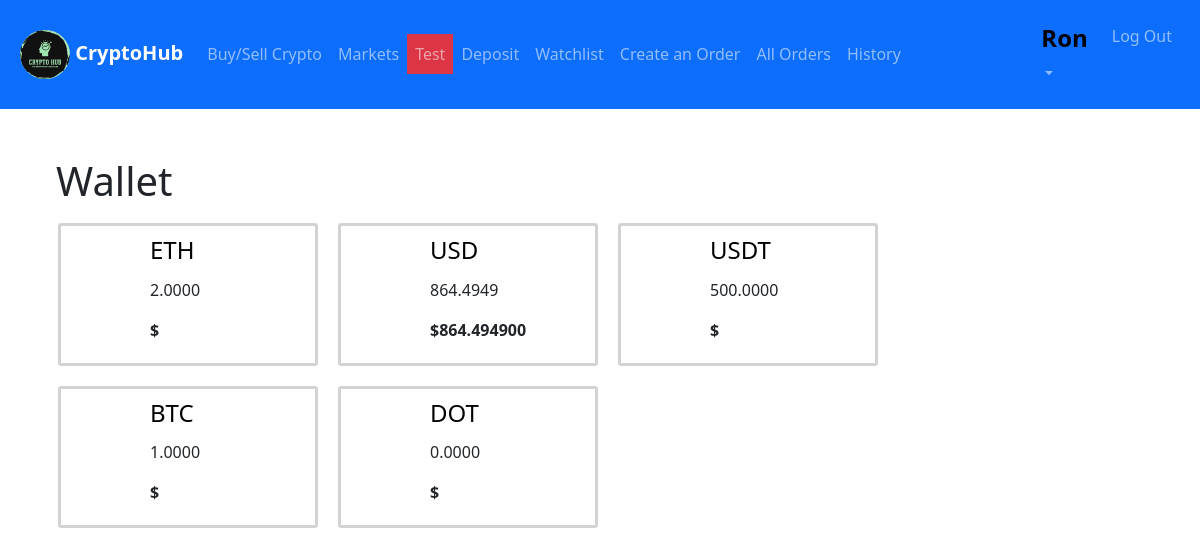
Page /wallet (signed in) on the earlier database version.
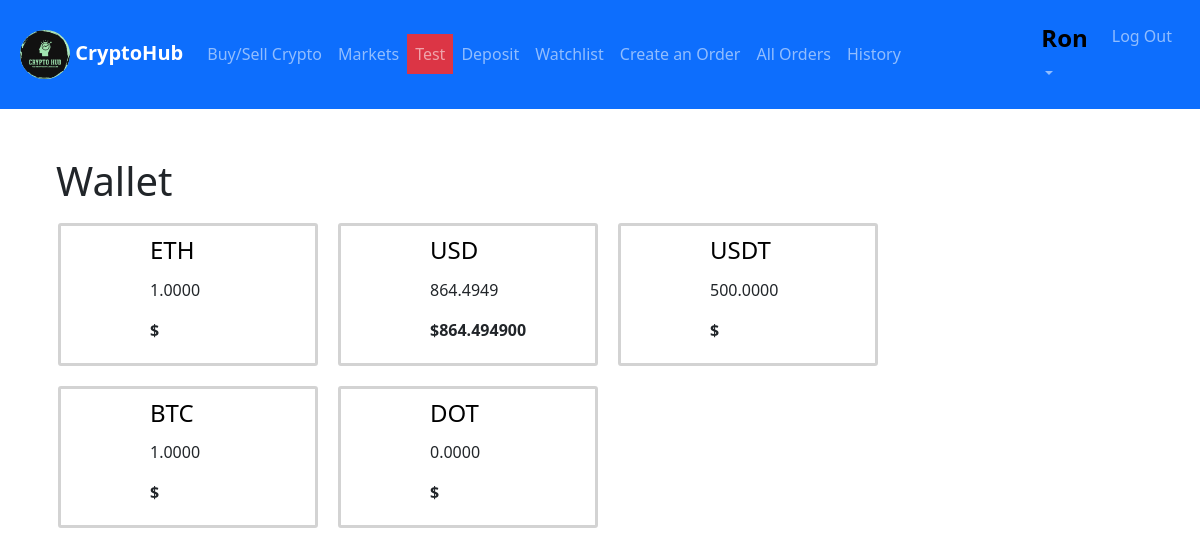
Same page on the later database version.
### exchange/models.py (models this page shows, shortened)
class Coin(models.Model):
    coin=models.ForeignKey(List_Coin,on_delete=models.CASCADE,related_name="purchases")
    last_purchased=models.DateTimeField(default=datetime.datetime.now())
    current_coin_amount=models.FloatField(default=0)

class List_Coin(models.Model):
    coin_id=models.CharField(max_length=64,unique=True)
    symbol=models.CharField(max_length=16,unique=True)
    title=models.CharField(max_length=64,unique=True)
    logo_url=models.URLField(blank=True)

### exchange/views.py (the view)
# urls.py: path("wallet", views.wallet, name="wallet"),
@login_required
def wallet(request):
    try:
        wallet = Wallet.objects.get(owner=request.user)
        coins = wallet.coins.all()
    except:
        coins = []
    return render(request, 'wallet.html', {'coins': coins})

### exchange/templates/wallet.html (shortened to what this page needs)
{% extends "layout.html" %}
{% block body %}
<div id="wallet_div">
    <h1 class="ms-2">Wallet</h1>
    <div id="container">
        {%for item in coins%}
        <div class="row">
            <div class="col-1 mt-2">
            </div>
            <div class="col-2 ms-5">
                <a style="text-decoration: none;color: black;" href="{%url 'view_coin' item.coin.coin_id %}"
                            ><h4 style="padding:5px 0;text-align:left;">{{item.coin.symbol}} </h4>
                        </a>
                <p>{{item.current_coin_amount|floatformat:4}}</p>
                    {%if item.coin.coin_id == 'usd' %}
                    <p style="font-weight: bold;" >$<span data-amount="{{item.current_coin_amount}}" id="wallet_current_total_amount_{{item.coin.coin_id}}">{{item.current_coin_amount|floatformat:6}}</span></p>
                    {%else%}
                    <p style="font-weight: bold;">$<span data-amount="{{item.current_coin_amount}}" id="wallet_current_total_amount_{{item.coin.coin_id}}"></span></p>
                    {%endif%}
            </div>
        </div>
        {%empty%}
        <h4>No Coins Yet</h4>
        {%endfor%}
    </div>
</div>
{% endblock %}

Differences in the rows shown:
changed Coin "ETH": current_coin_amount "2.0000" → "1.0000"
